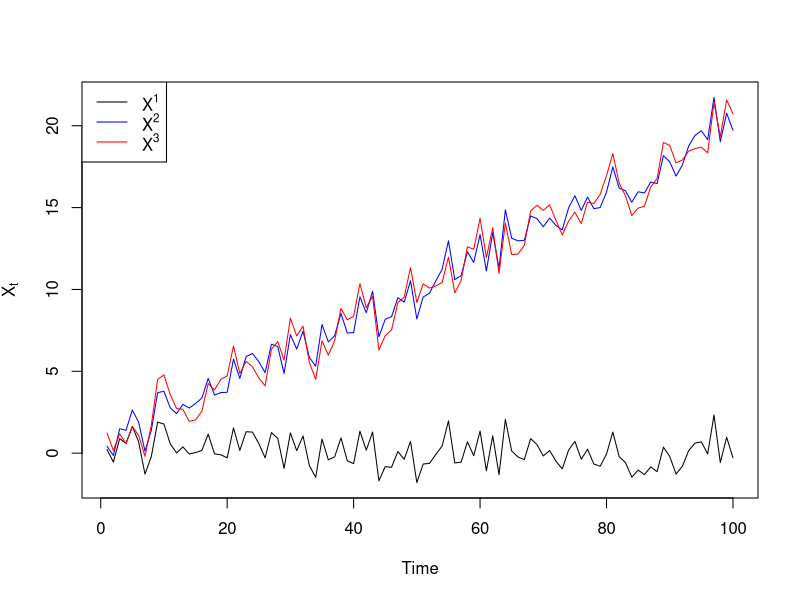
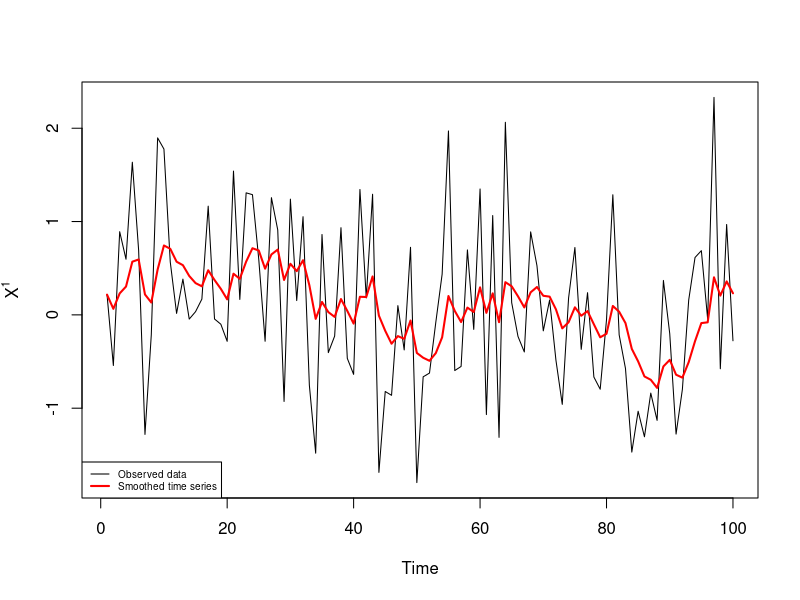
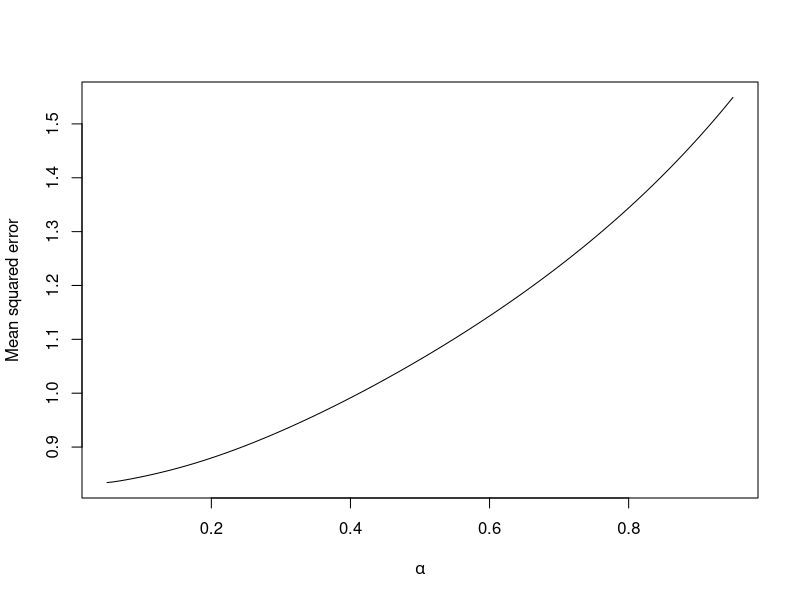
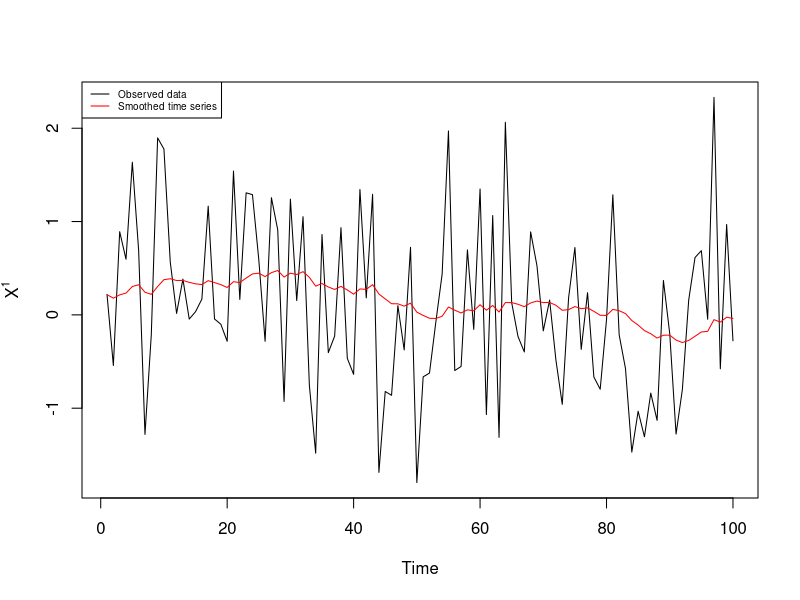
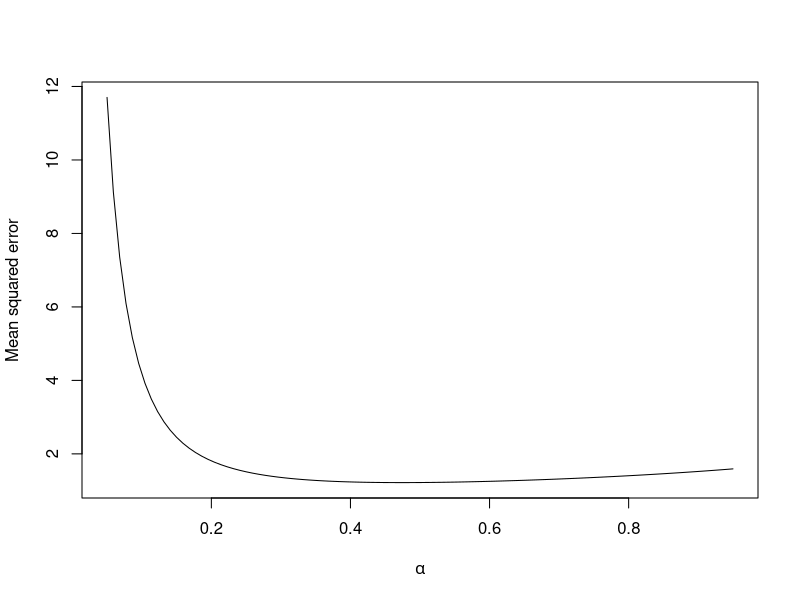
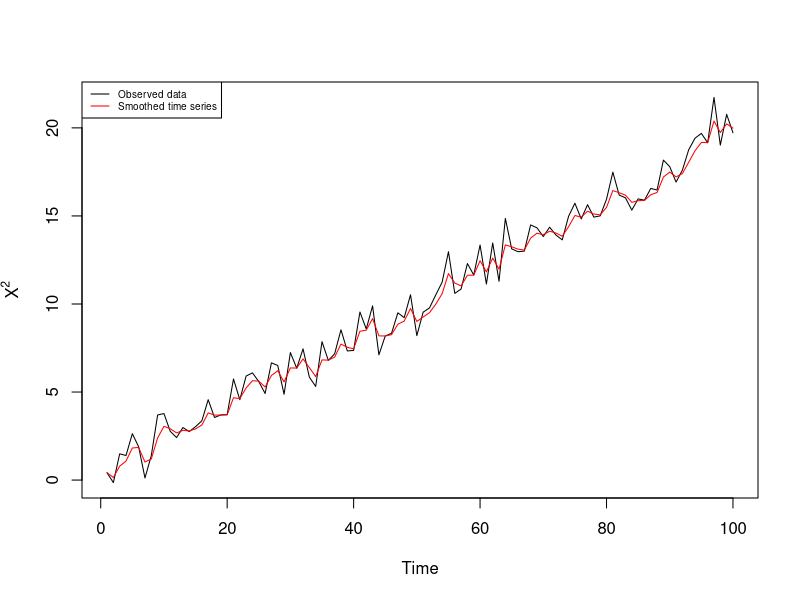
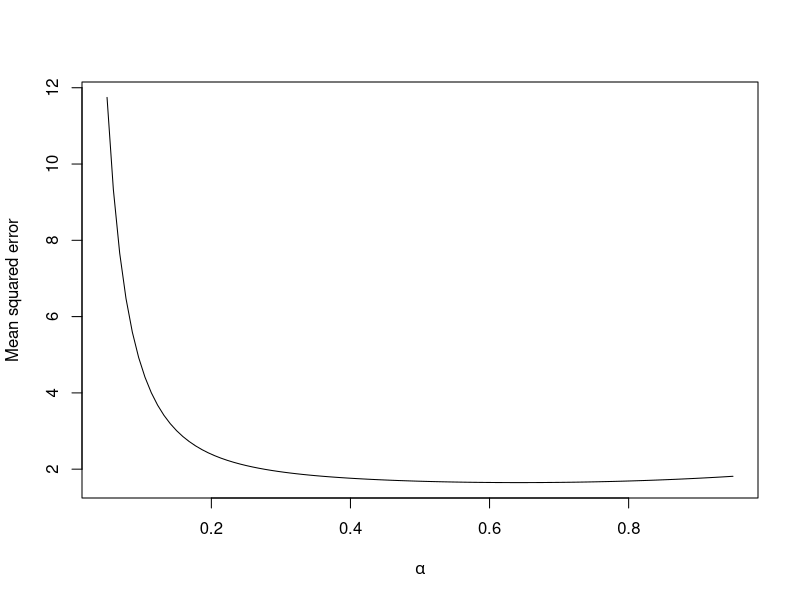
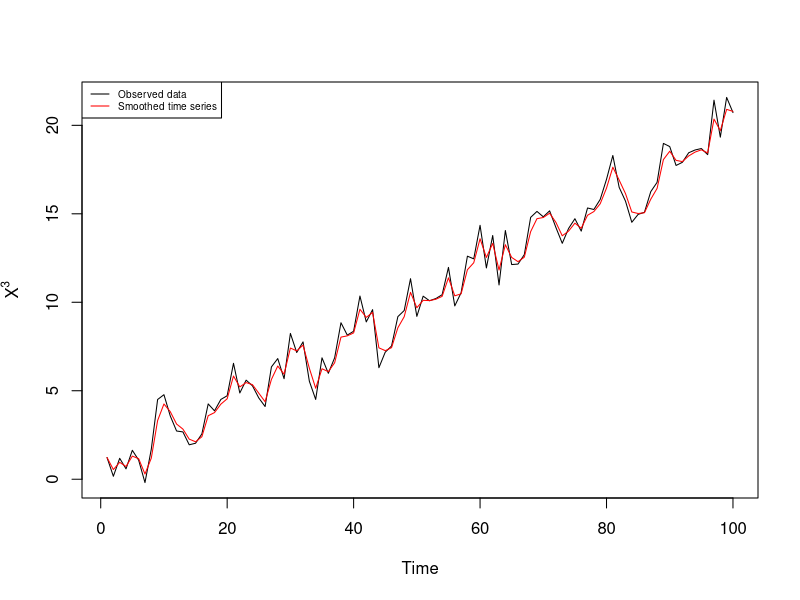

The R source for these figures, in order:
rm(list=objects())

#### Data simulation

set.seed(4) # ensures reproducible results

n = 100
t = 1:n

eps = rnorm(n,0,1)

X1 = eps

X2 = t/5 + eps

s = cos(2*pi*t/10)
X3 = t/5 + s + eps

plot(X1, type='l', ylim=range(X1,X2,X3), xlab="Time", ylab=expression(X[t]))
# expression is a function to write maths expressions and greek letters. 
lines(X2, col='blue')
lines(X3, col='red')
legend("topleft", legend=c(expression(X^1),expression(X^2),expression(X^3)),
       lty=1, col=c("black","blue","red"))

#### Smoothing methods

# /!\ Important /!\
# Recall that ychap_(t+1) is obtained by taking the smoothed value of time t
# Smoothing at time t is forecasting time t+1

ExpSmooth = function(x,alpha)
{
  n = length(x)
  xsmooth = array(NA, dim=n) 
  
  # Initialization
  # We have to start somewhere: this would be optimized in R, using the Holt-Winters function.
  # Here, we arbitrarily choose a starting point, that is not absurd (at the beginning we do not
  # smooth the time series since we have no past).
  xsmooth[1] = x[1]
  
  for(i in 2:n)
  {
    xsmooth[i] = alpha*x[i] + (1-alpha)*xsmooth[i-1] 
  }
  
  return(xsmooth)
}

DoubleExpSmooth = function(x,alpha)
{
  n = length(x)
  xsmooth = array(NA, dim=n) 

  # Initialization
  # Again, it is here arbitrary but not absurd. l_t represents the level, thus it is in the same
  # rough size. b_t, instead, represents the trend: it is the same rough size and concept than
  # x[2]-x[1]. For l_1, I put x[2] to be at the "same point" than b_1, but I could have chosen
  # x[1] for example.
  # Anyway, usually these parameters are optimized, and we hope here that their influence will 
  # quickly be insignificant, after a warm up period.
  xsmooth[1] = x[1]
  l = array(NA, dim=n) 
  l[1] = x[2]
  b = array(NA, dim=n)
  b[1] = x[2]-x[1]
  
  for(i in 2:n)
  {
    l[i] = xsmooth[i-1] + (1-(1-alpha)^2)*(x[i]-xsmooth[i-1]) 
    # when h=1, xsmooth[i-1] = l[i-1]+b[i-1]
    # xsmooth[i-1] represents xchap_i/(i-1)
    b[i] = b[i-1] + alpha^2*(x[i]-xsmooth[i-1])
    xsmooth[i] = l[i] + b[i] # same comment than 2 lines before
  }
  
  # the following lines of code allow to return multiple objects, stored in a list
  # return() does not allow to return multiple object (e.g. return(b,l) is not possible)
  res = list()
  res$smooth = xsmooth
  res$l = l
  res$b = b
  return(res)
}

DoubleExpSmoothHW=function(x,alpha,beta)
{
  n = length(x)
  xsmooth = array(NA, dim=n)
  
  xsmooth[1] = x[1]
  l = array(NA, dim=n)
  l[1] = x[2]
  b = array(NA, dim=n)
  b[1] = x[2]-x[1]
  
  for(i in 2:n)
  {
    l[i] = alpha*x[i] + (1-alpha)*xsmooth[i-1]
    b[i] = beta*(l[i]-l[i-1]) + (1-beta)*b[i-1]
    xsmooth[i] = l[i] + b[i]
  }
  
  res = list()
  res$smooth = xsmooth
  res$l = l
  res$b = b
  return(res)
}

SeasonalDoubleExpSmooth = function(x,alpha,beta,delta,period)
{
  n = length(x)
  xsmooth = array(NA, dim=n)

  xsmooth[1] = x[1]
  l = array(NA, dim=n)
  l[1] = x[2]
  b = array(NA, dim=n)
  b[1] = x[2]-x[1]
  s = array(NA, dim=n)
  s[1] = x[1]
  
  for(i in 2:n)
  {
    l[i] = alpha*(x[i]-s[max(i-period,1)]) + (1-alpha)*(l[i-1]+b[i-1])
    b[i] = beta*(l[i]-l[i-1]) + (1-beta)*b[i-1]
    s[i] = delta*(x[i]-l[i]) + (1-delta)*s[max(i-period,1)]
    xsmooth[i] = l[i] + b[i] + s[i]
  }
  
  res = list()
  res$smooth = xsmooth
  res$l = l
  res$b = b
  res$s = s
  return(res)
}

#### Error functions

mse = function(x,y){
  return(mean((x-y)^2))
}

# Since we are going to forecast, we want to optimize our choice of alpha in this framework,
# and not in a smoothing framework. Thus, we build functions to evaluate the MSE of a 
# 1-day ahead forecast, given a smoothing => we have to shift the smoothing vector.

mse_smoothing_simple = function(true_values, smoothed_values){
  n = length(true_values)
  # we compare what we would have forecasted to what we smooth!
  return(mse(tail(true_values,n-1), head(smoothed_values,n-1))) 
}

mse_smoothing_methods = function(true_values, smoothed_object){
  n = length(true_values)
  return(mse(tail(true_values,n-1), head(smoothed_object$smooth,n-1)))
}

#### Application to our time series: exponential

## X1

alpha = 0.2
X1.smooth = ExpSmooth(X1,alpha)
plot(X1, type='l', xlab="Time", ylab=expression(X^1))
lines(X1.smooth, col='red', lwd=2)
legend("bottomleft", legend=c("Observed data", "Smoothed time series"),
       lty=1, lwd=c(1,2), col=c("black","red"), cex=0.6)

mse_smoothing_simple(X1, X1.smooth)

alpha = seq(0.05,0.95,length=100)

forecast = lapply(alpha, ExpSmooth, x=X1)

erreur = sapply(forecast, mse_smoothing_simple, true_values=X1)
plot(alpha,erreur,type='l',xlab=expression(alpha),ylab="Mean squared error")

X1.smooth = ExpSmooth(X1, alpha[which.min(erreur)])
plot(X1, type='l', xlab="Time", ylab=expression(X^1))
lines(X1.smooth, col='red')
legend("topleft", legend=c("Observed data", "Smoothed time series"),
       lty=1, col=c("black","red"), cex=0.6)

## X2

forecast = lapply(alpha, ExpSmooth, x=X2)

erreur = sapply(forecast, mse_smoothing_simple, true_values=X2)
plot(alpha,erreur,type='l',xlab=expression(alpha),ylab="Mean squared error")

X2.smooth = ExpSmooth(X2, alpha[which.min(erreur)])
plot(X2, type='l', xlab="Time", ylab=expression(X^2))
lines(X2.smooth, col='red')
legend("topleft", legend=c("Observed data", "Smoothed time series"),
       lty=1, col=c("black","red"), cex=0.6)

## X3

forecast = lapply(alpha, ExpSmooth, x=X3)

erreur = sapply(forecast, mse_smoothing_simple, true_values=X3)
plot(alpha,erreur,type='l',xlab=expression(alpha),ylab="Mean squared error")

X3.smooth = ExpSmooth(X3, alpha[which.min(erreur)])
plot(X3, type='l', xlab="Time", ylab=expression(X^3))
lines(X3.smooth, col='red')
legend("topleft", legend=c("Observed data", "Smoothed time series"),
       lty=1, col=c("black","red"), cex=0.6)

#### Application to our time series: double exponential

## X1

forecast = lapply(alpha, DoubleExpSmooth, x=X1)

erreur = sapply(forecast, mse_smoothing_methods, true_values=X1)
plot(alpha,erreur,type='l',xlab=expression(alpha),ylab="Mean squared error")

X1.smooth = DoubleExpSmooth(X1, alpha[which.min(erreur)])
plot(X1, type='l', xlab="Time", ylab=expression(X^1))
lines(X1.smooth$smooth, col='red')
legend("topleft", legend=c("Observed data", "Smoothed time series"),
       lty=1, col=c("black","red"), cex=0.6)

plot(X1.smooth$l, type='l', ylim=range(X1.smooth$l,X1.smooth$b), col='blue',
     xlab='Time', ylab="Components of the double exponential smoothing")
lines(X1.smooth$b, col='red')
legend("topleft", legend=c(expression(l[t]), expression(b[t])),
       lty=1, col=c("blue","red"))

## X2

forecast = lapply(alpha, DoubleExpSmooth, x=X2)

erreur = sapply(forecast, mse_smoothing_methods, true_values=X2)
plot(alpha,erreur,type='l',xlab=expression(alpha),ylab="Mean squared error")

X2.smooth = DoubleExpSmooth(X2, alpha[which.min(erreur)])
plot(X2, type='l', xlab="Time", ylab=expression(X^2))
lines(X2.smooth$smooth, col='red')

plot(X2.smooth$l, type='l', ylim=range(X2.smooth$l,X2.smooth$b), col='blue',
     xlab='Time', ylab="Components of the double exponential smoothing")
lines(X2.smooth$b, col='red', type='l')
legend("topleft", legend=c(expression(l[t]), expression(b[t])),
       lty=1, col=c("blue","red"))

## X3

forecast = lapply(alpha, DoubleExpSmooth, x=X3)

erreur = sapply(forecast, mse_smoothing_methods, true_values=X3)
plot(alpha,erreur,type='l',xlab=expression(alpha),ylab="Mean squared error")

X3.smooth = DoubleExpSmooth(X3, alpha[which.min(erreur)])
plot(X3, type='l', xlab="Time", ylab=expression(X^3))
lines(X3.smooth$smooth, col='red')

plot(X3.smooth$l, type='l', ylim=range(X3.smooth$l,X3.smooth$b), col='blue',
     xlab='Time', ylab="Components of the double exponential smoothing")
lines(X3.smooth$b, col='red', type='l')
legend("topleft", legend=c(expression(l[t]), expression(b[t])),
       lty=1, col=c("blue","red"))

#### Application to our time series: seasonal double exponential

# First draft of parameters: they should be optimized!
alpha = 0.35
beta = 0.2
delta = 0.2
period = 10
X3.seassmooth = SeasonalDoubleExpSmooth(X3, alpha, beta, delta, period)

plot(X3, type='l', xlab="Time", ylab=expression(X^3))
lines(X3.seassmooth$smooth, col='red')

par(mfrow=c(3,1))
plot(X3.seassmooth$b, type='l', xlab="Time", ylab=expression(b[t]), col='red')
plot(X3.seassmooth$l, type='l', xlab="Time", ylab=expression(l[t]), col='blue')
plot(X3.seassmooth$s, type='l', xlab="Time", ylab=expression(s[t]))
par(mfrow=c(1,1))

#### Forecast: X3

# We forecast at time t the time series at times t+1,...,t+20.
# In practice, we could refine our forecast of time t+20 at time t+19 for example.
# Here we wish to observe the deterioration for mid-term forecasts. 

## Exponential

last_obs = 80
horizon = 20

plot(1:last_obs, X3[1:last_obs], type="l", xlab="Time", ylab=expression(X^3),
     xlim=c(1,n), ylim=range(X3))
lines((last_obs+1):(last_obs+horizon), X3[(last_obs+1):(last_obs+horizon)], col="red")
legend("topleft", legend=c("Training data", "Forecasting data"), lty=1,
       col=c("black", "red"))

alpha = seq(0.05,0.95,length=100)

smoothing = lapply(alpha, ExpSmooth, x=X3[1:last_obs])

erreur = sapply(smoothing, mse_smoothing_simple, true_values=X3[1:last_obs])

smoothing = ExpSmooth(X3[1:last_obs], alpha[which.min(erreur)])
forecast = c(smoothing, rep(smoothing[last_obs], horizon))

plot(X3, pch=20, ylim=range(X3, forecast), xlab="Time", ylab=expression(X^3))
lines(forecast, col='red', lwd=2)
abline(v=last_obs, lty='dashed')
legend("topleft", legend=c("Observed data", "Smoothed and forecast"), lty=c(NA,1), pch=c(20,NA),
       lwd=c(1,2), col=c("black", "red"))

## Double exponential

smoothing = lapply(alpha, DoubleExpSmooth, x=X3[1:last_obs])

erreur = sapply(smoothing, mse_smoothing_methods, true_values=X3[1:last_obs])

smoothing = DoubleExpSmooth(X3[1:last_obs], alpha[which.min(erreur)])
forecast = c(smoothing$smooth, 
             smoothing$l[last_obs] + smoothing$b[last_obs]*(1:horizon))

plot(X3, pch=20, ylim=range(X3, forecast), xlab="Time", ylab=expression(X^3))
lines(forecast, col='red', lwd=2)
abline(v=last_obs, lty='dashed')
legend("topleft", legend=c("Observed data", "Smoothed and forecast"), lty=c(NA,1), pch=c(20,NA),
       lwd=c(1,2), col=c("black", "red"))

## Seasonal double exponential

alpha = 0.35
beta = 0.2
delta = 0.2
period = 10

smoothing = SeasonalDoubleExpSmooth(X3[1:last_obs], alpha, beta, delta, period)
forecast = c(smoothing$smooth, 
             smoothing$l[last_obs] + smoothing$b[last_obs]*(1:horizon) +
             smoothing$s[last_obs-period+1+(1:horizon-1)%%period])

plot(X3, pch=20, ylim=range(X3, forecast), xlab="Time", ylab=expression(X^3))
lines(forecast, col='red', lwd=2)
abline(v=last_obs, lty='dashed')
legend("topleft", legend=c("Observed data", "Smoothed and forecast"), lty=c(NA,1), pch=c(20,NA),
       lwd=c(1,2), col=c("black", "red"))

